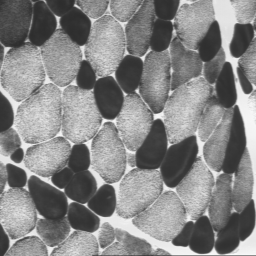
#> input picture tpseg/muscle.tif, 256 x 256 px
$ python kmeans1.py
#> lines starting #> are read from the running program, lines starting #| are printed output that depends on the picture
#!/usr/bin/env python2
# -*- coding: utf-8 -*-

# Authors: Robert Layton <robertlayton@gmail.com>
#          Olivier Grisel <olivier.grisel@ensta.org>
#          Mathieu Blondel <mathieu@mblondel.org>
#

import numpy as np
import matplotlib.pyplot as plt
from sklearn.cluster import KMeans
from sklearn.metrics import pairwise_distances_argmin
from sklearn.datasets import load_sample_image
from sklearn.utils import shuffle
from time import time
from skimage.io import imread

n_class = 3

ima=imread('muscle.tif')
#> ima is the input picture: shape (256, 256); min 44, max 249, mean 133.1
# Convert to floats instead of the default 8 bits integer coding. Dividing by
# 255 is important so that plt.imshow behaves works well on float data (need to
# be in the range [0-1])
ima = np.array(ima, dtype=np.float64) / 255

def median_filter(ima):
    nl,nc=ima.shape
    ima2=np.zeros((nl,nc))
    for i in range(1,nl-1):
        for j in range(1,nc-1):
            ima2[i,j]=np.median(ima[i-1:i+2,j-1:j+2])
    return ima2
def gaussian_filter(ima):
    nl,nc=ima.shape
    ima2=np.zeros((nl,nc))
    for i in range(1,nl-1):
        for j in range(1,nc-1):
            ima2[i,j]=np.sum(ima[i-1:i+2,j-1:j+2]*np.array([[1,2,1],[2,4,2],[1,2,1]]))/16
    return ima2

def filte_moyenneur(ima):
    nl,nc=ima.shape
    ima2=np.zeros((nl,nc))
    for i in range(1,nl-1):
        for j in range(1,nc-1):
            ima2[i,j]=np.sum(ima[i-1:i+2,j-1:j+2])/9
    return ima2


# Load Image and transform to a 2D numpy array.
w, h = original_shape = tuple(ima.shape)
#> w = 256; h = 256; original_shape = (256, 256)
d = 1
ima=filte_moyenneur(ima)
#> after the loop in filte_moyenneur, `for i in range(1,nl-1):`:
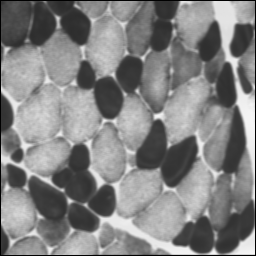
#> ima2: shape (256, 256) float64; min 0, max 0.963, mean 0.513
ima=median_filter(ima)
image_array = np.reshape(ima, (w * h, d))


print("Fitting model on a small sub-sample of the data")
t0 = time()
image_array_sample = shuffle(image_array, random_state=0)[:1000]
#> image_array_sample = 1000 values, max 0.956 at index 809, min 0 at index 52, mean 0.512
kmeans = KMeans(n_clusters=n_class, random_state=0).fit(image_array_sample)
print("done in %0.3fs." % (time() - t0))

# Get labels for all points
print("Predicting color indices on the full image (k-means)")
t0 = time()
labels = kmeans.predict(image_array)
print("done in %0.3fs." % (time() - t0))

def recreate_image(codebook, labels, w, h):
    """Recreate the (compressed) image from the code book & labels"""
    image = np.zeros((w, h))
    label_idx = 0
    for i in range(w):
        for j in range(h):
            image[i][j] = codebook[labels[label_idx]]
            label_idx += 1
    return image

# Display all results, alongside original image
plt.figure(1)
plt.clf()
plt.axis('off')
plt.title('Original image')
plt.imshow(ima,cmap='gray')

plt.figure(2)
plt.clf()
plt.axis('off')
plt.title('Quantized image with KMeans')
plt.imshow(recreate_image(kmeans.cluster_centers_, labels, w, h),cmap='gray')
#> after the loop in recreate_image, `for i in range(w):`:
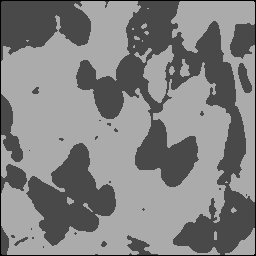
#> image: shape (256, 256) float64; min 1.11e-16, max 0.672, mean 0.51
#> after the loop in recreate_image, `for i in range(w):`: label_idx = 65536
plt.show()

$ run again, with tpseg/carte.tif copied over tpseg/muscle.tif
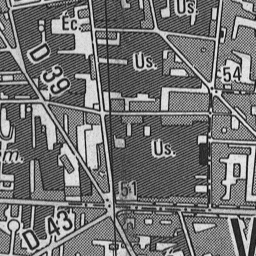
#> input picture tpseg/carte.tif, 256 x 256 px
#> ima is the input picture: shape (256, 256); min 21, max 231, mean 116
#> after the loop in median_filter, `for i in range(1,nl-1):`:
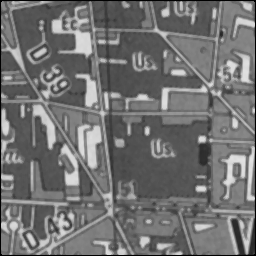
#> ima2: shape (256, 256) float64; min 0, max 0.889, mean 0.447
#> image_array_sample = 1000 values, max 0.873 at index 86, min 0 at index 52, mean 0.448
#> after the loop in recreate_image, `for i in range(w):`:
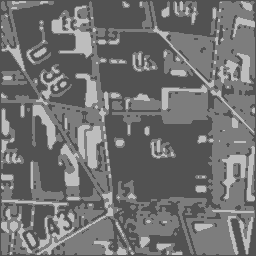
#> image: shape (256, 256) float64; min 0.324, max 0.745, mean 0.447
#> after the loop in recreate_image, `for i in range(w):`: label_idx = 65536
